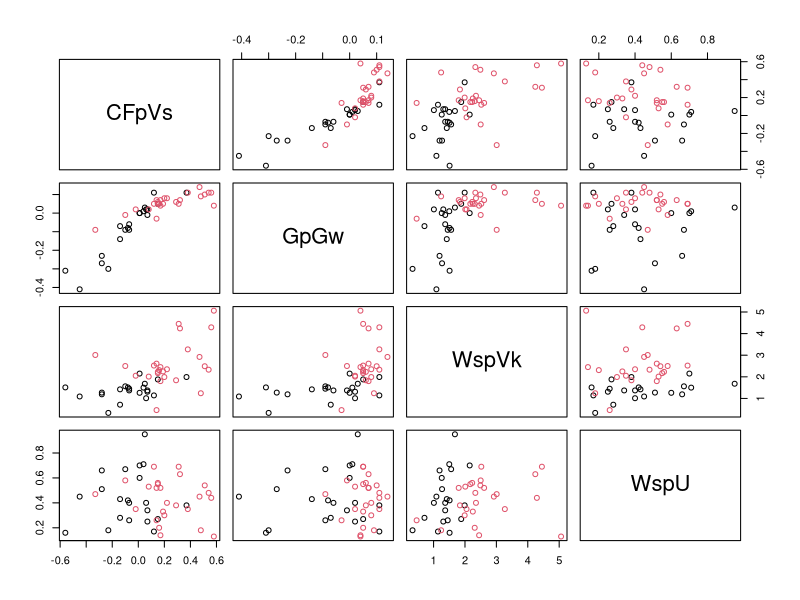
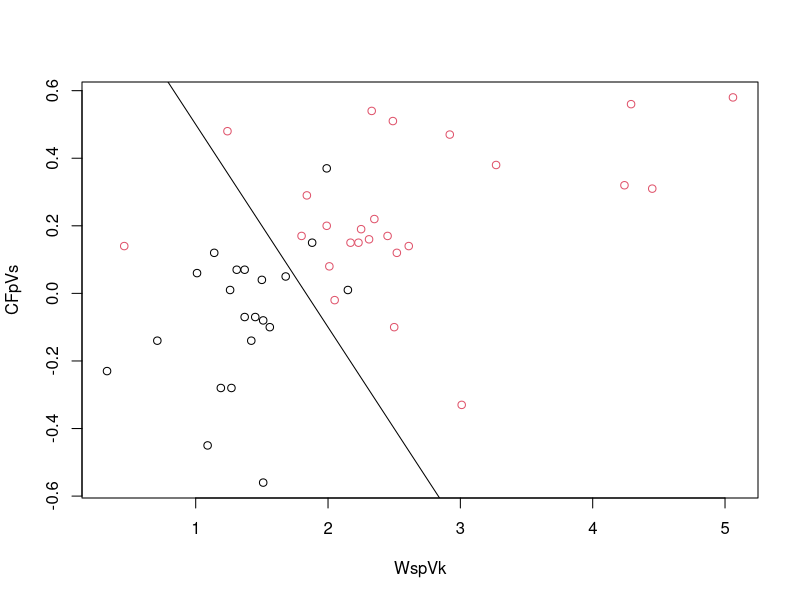
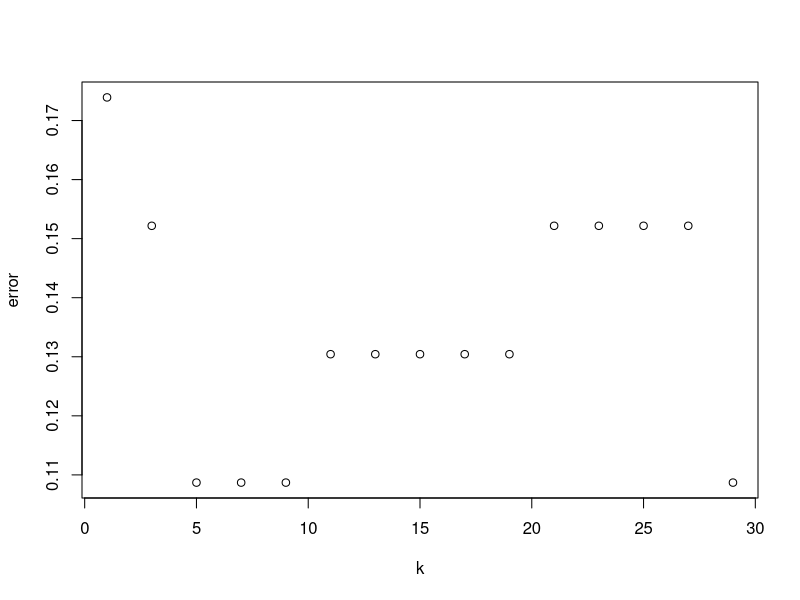
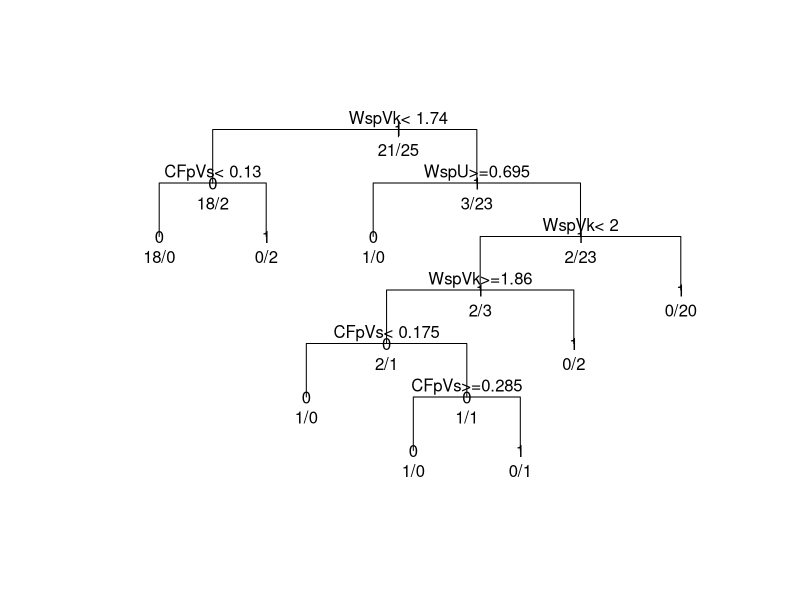
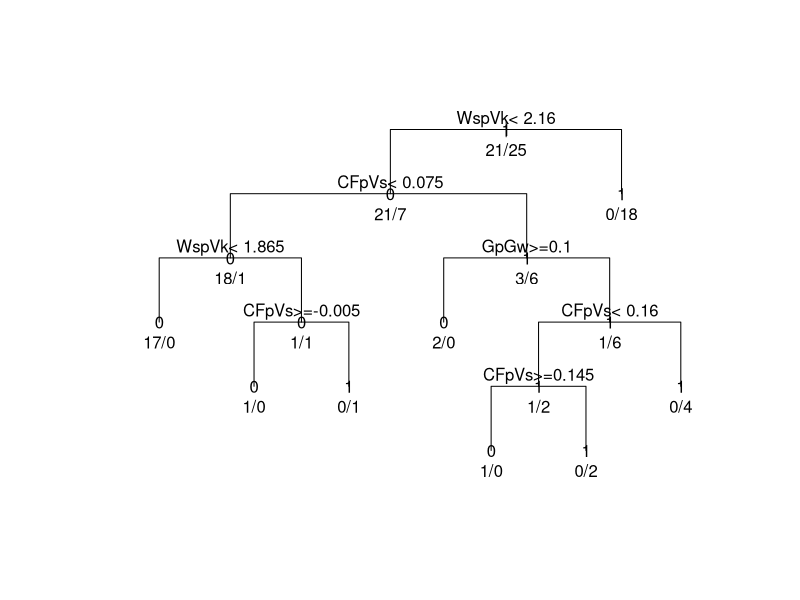

The R script that drew these images, in order:
#Question4
#Reading Data
data <- read.table("Bankrott.dat", header = TRUE)
#Changing data type of the class label column from numeric to factor
data$Aktiv <- as.factor(as.character(data$Aktiv))
#Scatter plot - Q4(a)
plot (data[,1:4],col=data[,5])
#Taking CFpVs and WspVk as active parrameters for scatter plot
plot(data$CFpVs~data$WspVk, col = data[,5], xlab = 'WspVk', ylab = 'CFpVs')
abline(1.1,-0.6)

#Nearest neighbour - Q4b
#Loading appropriate libraries
library(class)
library(mda) 
#For k=1 Nearest neighbour classification
k1nn <- knn(train=data[,-5], test=data[,-5], cl=data$Aktiv, k=1)
#Confusion Matrix
confk1 <- confusion(object = k1nn, true = data$Aktiv)
attr(confk1, "error")

#For k=3 Nearest neighbour classification
k3nn <- knn(train=data[,-5], test=data[,-5], cl=data$Aktiv, k=3)
#Confusion Matrix
confk3 <- confusion(object = k3nn, true = data$Aktiv)
attr(confk3, "error")

#For k=5 Nearest neighbour classification
k5nn <- knn(train=data[,-5], test=data[,-5], cl=data$Aktiv, k=5)
#Confusion Matrix
confk5 <- confusion(object = k5nn, true = data$Aktiv)
attr(confk5, "error")

# Classification error rate - Q4c
cerror = NULL;
for (i in seq(1,29,by=2)) 
{
  temp_e <- knn.cv(train=data[,-5], cl=data$Aktiv, k=i)
  confusion_i <- confusion(object=temp_e, true = data$Aktiv)
  cerror[i] <- attr(confusion_i, "error")
}
#Plot the classification error rates
cerror
plot(cerror, xlab = 'k' , ylab = 'error')

#Decision Tree - Q4d
#loading appropriate library
library(rpart)
#Decision Tree Gini Index
dt_gini <- rpart(Aktiv~., data=data, method="class", parms=list(split='gini'),control=rpart.control(minsplit=1, minbucket=1, cp=0))
plot(dt_gini,uniform=TRUE, compress=TRUE, margin = 0.1)
text(dt_gini, split=TRUE,use.n=TRUE, all=TRUE)
#Decision Tree Entropy
dt_ent <- rpart(Aktiv~., data=data, method="class", parms=list(split='information'),control=rpart.control(minsplit=1, minbucket=1, cp=0))
plot(dt_ent,uniform=TRUE, compress=TRUE, margin = 0.1)
text(dt_ent, split=TRUE,use.n=TRUE, all=TRUE)

#Error rate of completely expanded, un-pruned decision tree(using Gini-Index) - Q4f
#Resubstitution
resub <- predict(dt_gini, newdata=data[,-5], type="class")
resub_temp <- confusion(object=resub, true=data$Aktiv)
attr(resub_temp,"error")

#Leave-one-out
result = NULL;
for (i in 1:46)
{
  if (i == 46)    
  { train <- data[1:45,]; }
  else
    if(i < 46)
    { train <- data[c(0:(i-1),(i+1):46),]; }  
  dt_gini <- rpart(Aktiv~., data=train, method="class", parms=list(split='gini'),control=rpart.control(minsplit=1, minbucket=1, cp=0));
  result[i] <- as.integer(matrix(predict(dt_gini, newdata=data[i,-5],type = "class"))[1,1]);
}

conf_leave <- confusion(object=result, true=data$Aktiv)
attr(conf_leave, "error")
